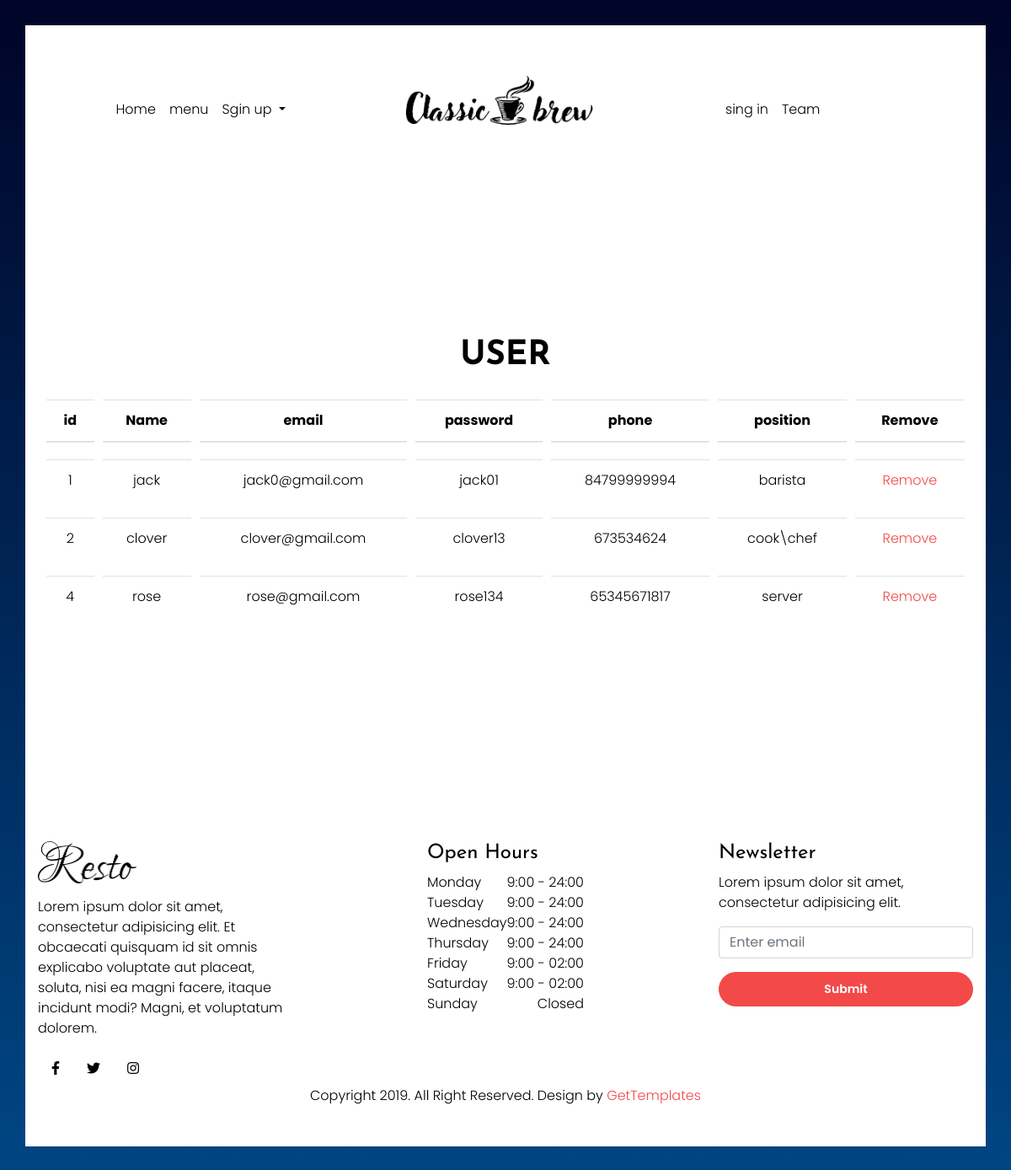
The page /view_emp on the database its author committed.
### appemp/models.py (models this page shows)
class emp_details(models.Model):
    emp_name=models.CharField(max_length=200)
    emp_email=models.CharField(max_length=200)
    emp_password=models.CharField(max_length=200)
    phone=models.IntegerField()
    position=models.CharField(max_length=200)

### app1/views.py (the view)
# urls.py: path('view_emp',views.view_emp),
def view_emp(request):
    data=emp_details.objects.all()
    return render (request,'ad_empview.html',{"result":data})

### templates/ad_empview.html
{% load static %}
{% block content%}
{% include 'header.html' %}
<div class="container">
    <center>
    <br><br><br><br>
    <h1 >USER</h1>
    <table class="table" style=" border-collapse: separate;border-spacing: 10px 20px; width: 100%;text-align: center;">
        <thead>
          <tr>
            <th scope="col">id</th>
            <th scope="col">Name</th>
            <th scope="col">email</th>
            <th scope="col">password</th>
            <th scope="col">phone</th>
            <th scope="col">position</th>
            <th scope="col">Remove</th>
          </tr>
        </thead>
        <tbody>
            {% for i in result %}
          <tr>
            <td>{{i.id}}</td>
            <td>{{i.emp_name}}</td>
            <td>{{i.emp_email}}</td>
            <td>{{i.emp_password}}</td>
            <td>{{i.phone}}</td>
            <td>{{i.position}}</td>
            <td><a href="{% url 'empdelete' id=i.id %}">Remove</a></td>
          </tr>
          {%endfor%}
        </tbody>
      </table>
    </center>
</div>
{% include 'footer.html' %}
{% endblock %}

### static/css/profile.css (style rules this page uses)
body { background:#eee; }

### static/css/menu.css (style rules this page uses)
* { margin: 0; padding: 0; box-sizing: border-box; font-family: 'Poppins', sans-serif; }
body { min-height: 100vh; background: linear-gradient(to bottom, #000428, #004683); }
.container { margin-top: 100px; }

### rows shown on the page
emp_details: id "1", emp_name "jack", emp_email "jack0@gmail.com", emp_password "jack01", phone "84799999994", position "barista"
emp_details: id "2", emp_name "clover", emp_email "clover@gmail.com", emp_password "clover13", phone "673534624", position "cook\\chef"
emp_details: id "4", emp_name "rose", emp_email "rose@gmail.com", emp_password "rose134", phone "65345671817", position "server"
